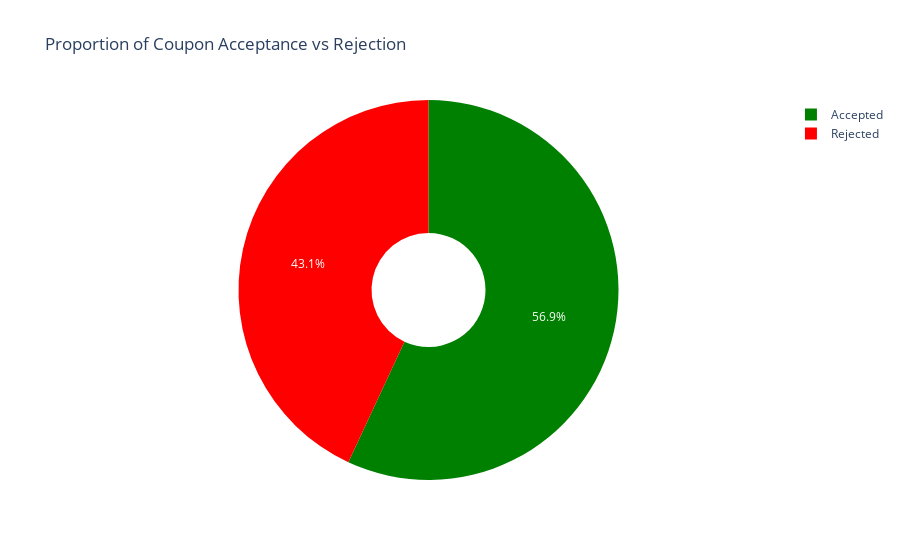

Source (notebook cell):
### Markdown cell above
4. What proportion of the total observations chose to accept the coupon?

### Code cell
import plotly.express as px

#print(df.columns)
total_acceptance = df['Y'].mean()
acceptance_counts = df['Y'].value_counts()
print(f"Accepted = {total_acceptance}")
print(f"acceptance_counts = {acceptance_counts}")

# Data for the pie chart
labels = ['Accepted', 'Rejected']
values = acceptance_counts.values

# Create the pie chart
fig = px.pie(values = values, names=labels, title="Proportion of Coupon Acceptance vs Rejection", 
             hole=0.3,  # To create a donut chart (optional, use `hole=0` for regular pie)
             color_discrete_sequence=['green', 'red'])  # Optional: set color scheme

# Show the plot
fig.show()

### Figure 1 — Plotly figure (JSON) as saved in the notebook; plotly's stock layout.template omitted (floating-point values rounded to 4 significant figures)
{"data": [{"domain": {"x": [0, 1], "y": [0, 1]}, "hole": 0.3, "hovertemplate": "label=%{label}<br>value=%{value}<extra></extra>", "labels": ["Accepted", "Rejected"], "legendgroup": "", "name": "", "showlegend": true, "type": "pie", "values": [6877, 5202]}], "layout": {"autosize": true, "legend": {"tracegroupgap": 0}, "piecolorway": ["green", "red"], "title": {"text": "Proportion of Coupon Acceptance vs Rejection"}}}
